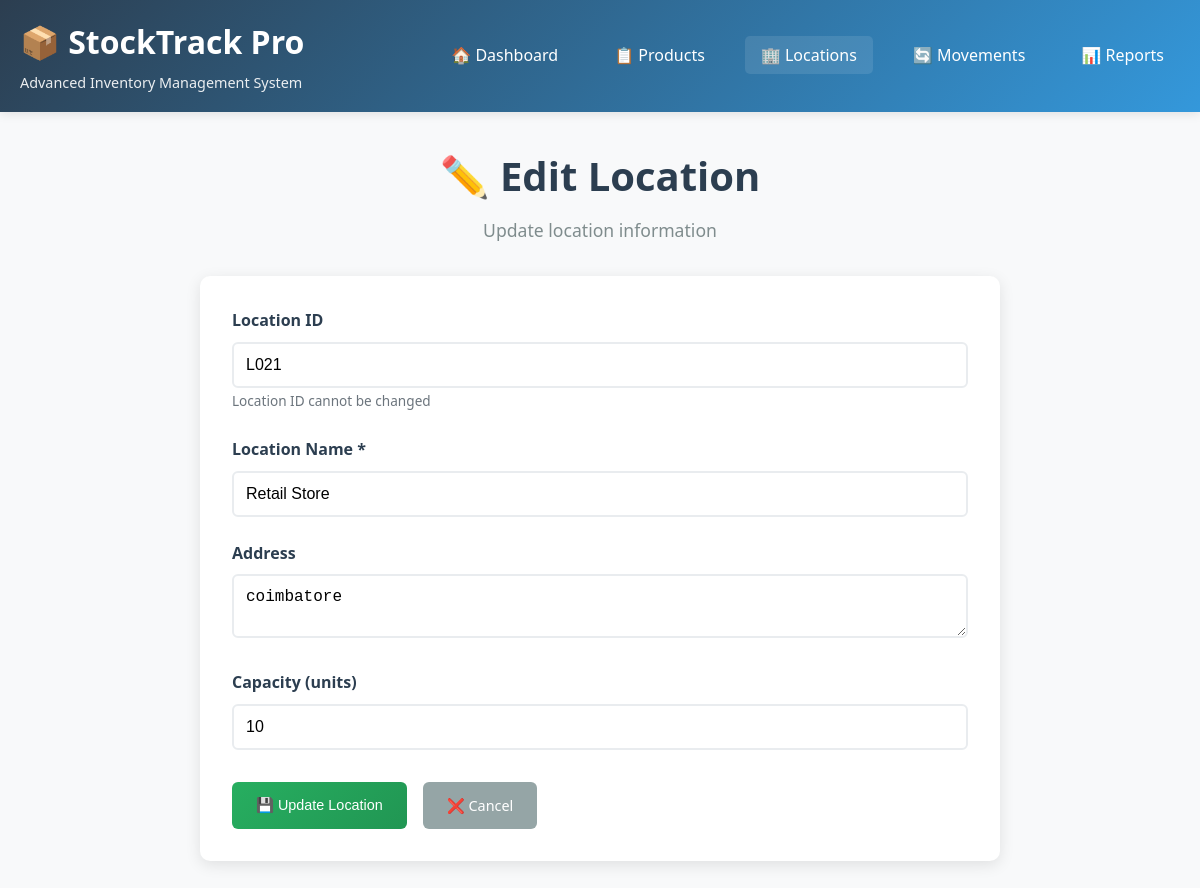
The app's page /locations/edit/L021 with its own data.
### tables this page shows
CREATE TABLE locations
                    (location_id TEXT PRIMARY KEY, location_name TEXT NOT NULL, address TEXT, capacity INTEGER);

### run.py (the view, shortened to what this page needs)
@app.route('/locations/edit/<location_id>', methods=['GET', 'POST'])
def edit_location(location_id):
    conn = get_db_connection()
    location = conn.execute('SELECT * FROM locations WHERE location_id = ?', (location_id,)).fetchone()
    conn.close()
    if not location:
        flash('❌ Location not found!', 'error')
        return redirect(url_for('locations_list'))
    return render_template('locations/edit.html', location=location)

### run.py (called while the page is built)
def get_db_connection():
    conn = sqlite3.connect('stocktrack.db')
    conn.row_factory = sqlite3.Row
    return conn

### templates/locations/edit.html
{% extends "layout.html" %}
{% block content %}
<div class="page-header">
    <h2>✏️ Edit Location</h2>
    <p>Update location information</p>
</div>
<div class="form-container">
    <form method="POST" class="location-form">
        <div class="form-group">
            <label for="location_id">Location ID</label>
            <input type="text" id="location_id" name="location_id" class="form-control"
                   value="{{ location.location_id }}" readonly>
            <small class="form-text">Location ID cannot be changed</small>
        </div>
        <div class="form-group">
            <label for="location_name">Location Name *</label>
            <input type="text" id="location_name" name="location_name" class="form-control"
                   value="{{ location.location_name }}" required>
        </div>
        <div class="form-group">
            <label for="address">Address</label>
            <textarea id="address" name="address" class="form-control" rows="2">{{ location.address or '' }}</textarea>
        </div>
        <div class="form-group">
            <label for="capacity">Capacity (units)</label>
            <input type="number" id="capacity" name="capacity" class="form-control"
                   value="{{ location.capacity }}" min="1">
        </div>
        <div class="form-actions">
            <button type="submit" class="btn btn-success">💾 Update Location</button>
            <a href="{{ url_for('locations_list') }}" class="btn btn-secondary">❌ Cancel</a>
        </div>
    </form>
</div>
{% endblock %}

### static/css/main.css (style rules this page uses)
* { margin: 0; padding: 0; box-sizing: border-box; }
body { font-family: 'Segoe UI', Tahoma, Geneva, Verdana, sans-serif; line-height: 1.6; color: #2c3e50; background-color: #f8f9fa; }
.btn { display: inline-block; padding: 0.75rem 1.5rem; border-radius: 6px; text-decoration: none; font-weight: 500; transition: all 0.3s ease; border: none; cursor: pointer; font-size: 0.9rem; }
.btn-success { background: linear-gradient(135deg, #27ae60 0%, #219653 100%); color: white; }
.btn-secondary { background: #95a5a6; color: white; }
.form-container { background: white; padding: 2rem; border-radius: 10px; box-shadow: 0 4px 15px rgba(0,0,0,0.1); max-width: 800px; margin: 0 auto; }
.form-group { margin-bottom: 1.5rem; }
.form-group label { display: block; margin-bottom: 0.5rem; font-weight: 600; color: #2c3e50; }
.form-control { width: 100%; padding: 0.75rem; border: 2px solid #e9ecef; border-radius: 6px; font-size: 1rem; transition: all 0.3s ease; }
.form-text { font-size: 0.85rem; color: #6c757d; margin-top: 0.25rem; }
.form-actions { display: flex; gap: 1rem; margin-top: 2rem; }
.page-header { text-align: center; margin-bottom: 2rem; }
.page-header h2 { font-size: 2.5rem; color: #2c3e50; margin-bottom: 0.5rem; }
.page-header p { font-size: 1.1rem; color: #7f8c8d; }

### records on screen
locations: location_id "L021", location_name "Retail Store", address "coimbatore", capacity "10"
